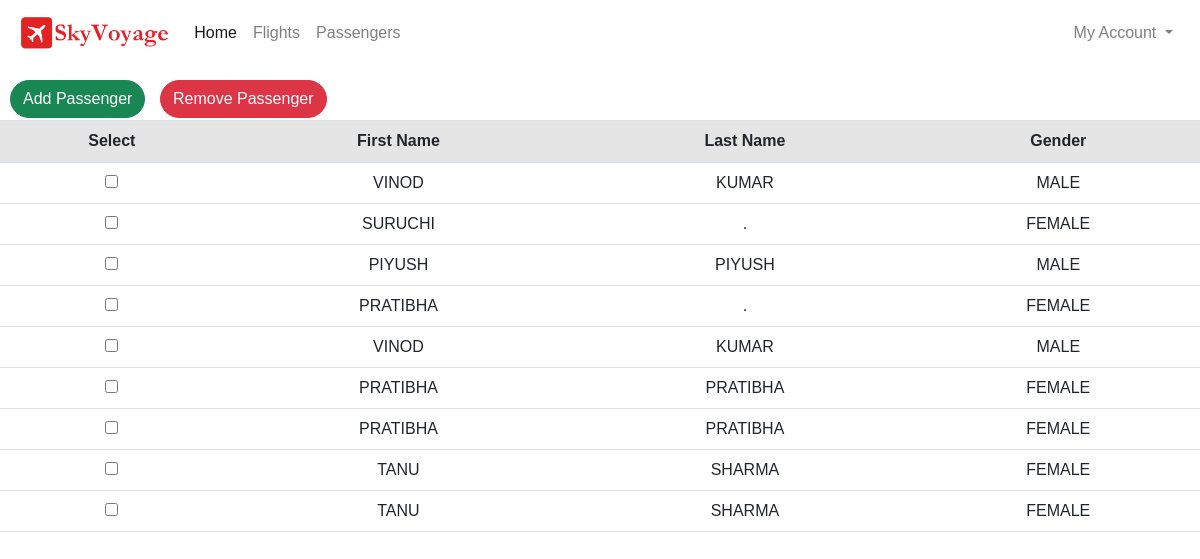
Screenshot of /passengers (signed in) with the database file from the repository.
### flight/models.py (models this page shows, shortened)
class Passenger(models.Model):
    first_name = models.CharField(max_length=64, blank=True)
    last_name = models.CharField(max_length=64, blank=True)
    gender = models.CharField(max_length=20, choices=GENDER, blank=True)

### flight/views.py (the view)
# urls.py: path('passengers', views.Passengers, name='Passengers'),
def Passengers(request):
    if request.user.is_superuser:
        passengers = Passenger.objects.all()
        return render(request, 'flight/passengersList.html', {'passengers': passengers})
    return redirect("/")

### flight/templates/flight/passengersList.html (shortened to what this page needs)
{% extends 'flight/MarshallLayout.html' %}
{% load static %}
{% block body %}
<div class="ct" style="margin-top: 120px;">
    <button type="button" class="btn btn-success" data-bs-toggle="modal" data-bs-target="#exampleModal" style="position: fixed; float: left;  margin-top: -40px;">Add Passenger</button>
    <form method="POST" action="{% url 'RemovePassengers' %}">
        <div class="button-group">
            <button type="submit" id="remove-btn" class = "btn btn-danger" style="position: fixed; margin-left: 160px; margin-top: -40px;" disbaled>Remove Passenger</button>
        </div>
        <table class="table" style="margin-top: 20px;">
            <thead>
                <tr class="table-active">
                    <th>Select</th>
                    <th>First Name</th>
                    <th>Last Name</th>
                    <th>Gender</th>
                </tr>
            </thead>
            <tbody style="text-align: center;">
                {% for passenger in passengers %}
                <tr>
                    <td style="text-transform: uppercase;"><input type="checkbox" name="selected_passengers" value="{{ passenger.first_name }}"></td>
                    <td style="text-transform: uppercase;">{{ passenger.first_name }}</td>
                    <td style="text-transform: uppercase;">{{ passenger.last_name }}</td>
                    <td style="text-transform: uppercase;">{{ passenger.gender }}</td>
                </tr>
                {% endfor %}
            </tbody>
        </table>
    </form>
</div>
{% endblock%}

### flight/static/css/layout_style.css (style rules this page uses)
body { margin: 0px; padding: 0px; font-family: "Rubik", sans-serif; font-weight: normal; font-style: normal; min-width: 250px; }

### flight/templates/flight/passengersList.html (style rules this page uses)
th { text-align: center; }
.btn { margin:10px; border-radius: 20px; }

### rows the page displays
Passenger: first_name "VINOD", last_name "KUMAR", gender "MALE"
Passenger: first_name "SURUCHI", last_name ".", gender "FEMALE"
Passenger: first_name "PIYUSH", last_name "PIYUSH", gender "MALE"
Passenger: first_name "PRATIBHA", last_name ".", gender "FEMALE"
Passenger: first_name "VINOD", last_name "KUMAR", gender "MALE"
Passenger: first_name "PRATIBHA", last_name "PRATIBHA", gender "FEMALE"
Passenger: first_name "PRATIBHA", last_name "PRATIBHA", gender "FEMALE"
Passenger: first_name "TANU", last_name "SHARMA", gender "FEMALE"
Passenger: first_name "TANU", last_name "SHARMA", gender "FEMALE"
